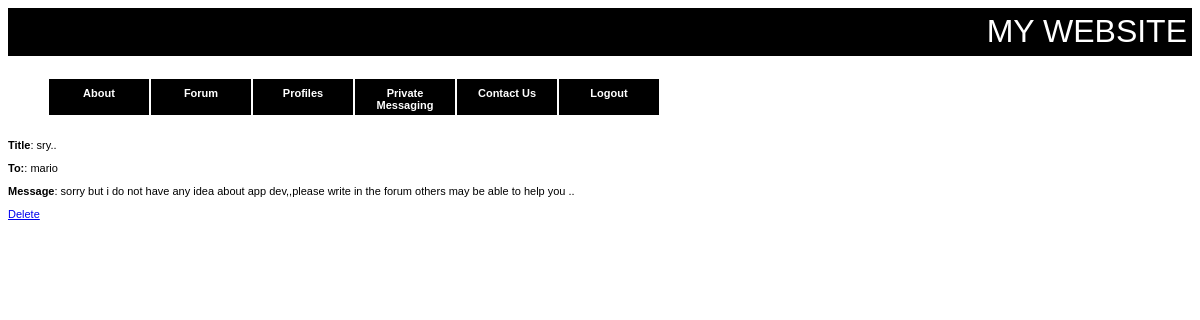
The app's page /www/sent.php?id=5 (signed in) with its own data.
### tables this page shows
CREATE TABLE IF NOT EXISTS `sentmsgs` (
  `from_user` varchar(30) NOT NULL,
  `to_user` varchar(30) NOT NULL,
  `message_title` varchar(50) NOT NULL,
  `message_contents` varchar(500) NOT NULL,
  `message_read` varchar(1) NOT NULL,
  `datetime` datetime NOT NULL,
  `message_id` int(4) NOT NULL AUTO_INCREMENT,
  PRIMARY KEY (`message_id`),
  KEY `message_id` (`message_id`)
);

### www/sent.php (the view, shortened to what this page needs)
<html>
<head>
<link rel="stylesheet" type="text/css" href="style.css" />
</head>
<body>
<div class="header">MY WEBSITE</div></br>
<?php
$name=$_SESSION['SESS_FIRST_NAME'];
$messageid = $_GET['id'];
$sql = mysql_query("SELECT * FROM sentmsgs WHERE message_id = '$messageid' AND from_user = '$name'");
$message=mysql_fetch_array($sql);
echo "<h><strong>Title</strong>: ".$message['message_title']."</h><br>";
echo "<p><strong>To:</strong>: ".$message['to_user']."<br></p>";
echo "<p><strong>Message</strong>: ".$message['message_contents']."</p>";
?>
<a href="deletesent.php?id=<? echo $message['message_id']; ?>">Delete</a>
</body>
</html>

### www/style.css (style rules this page uses)
.header { background-color: black; text-align:right; color: white; font-size: 24pt; padding: 5px; border-bottom: 1px solid #000; }

### records on screen
sentmsgs: message_title "sry..", to_user "mario", message_contents "sorry but i do not have any idea about app dev,,please write in the forum others may be able to help you .."
